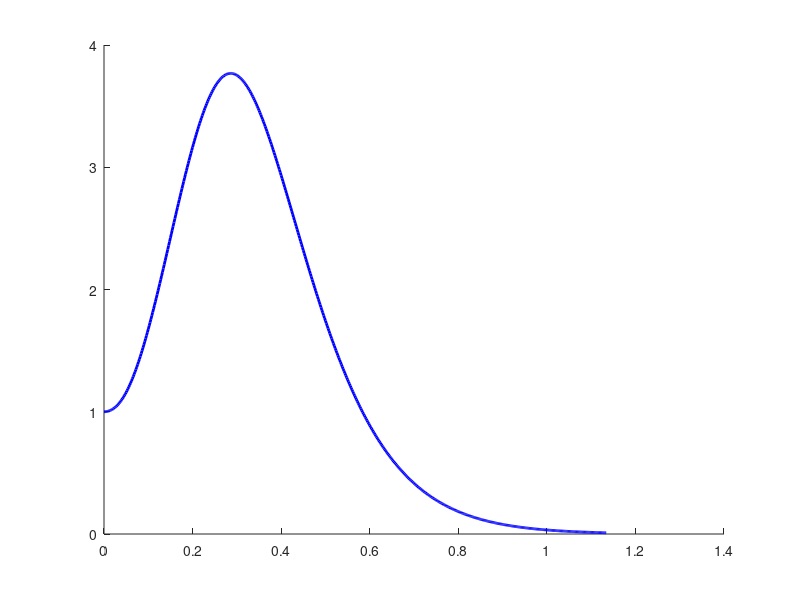

The MATLAB source for this figure: (Note: this script raises an error after producing the figure.)
clc;
close all;
clear;


% syms az bz real;
% 
% A = [0 1; -az*bz -az];
% 
% P = [bz + 1/az + 1/bz,  1/(az*bz);  1/(az*bz),  (1/az + 1/(az^2*bz))];
% 
% Q = -simplify( A'*P + P*A );
% 
% P1 = P(1,1);
% P2 = simplify( P(2,2) - P(2,1)'*(1/P(1,1))*P(1,2) );



K = 100;
D = 2*sqrt(K);
az = D;
bz = K/D;


a_tau = 10;
tau = 10;
tau2 = 1;

dt = 0.002;
t = 0;
t_end = 10;
y = 1;
y_dot = 0;
z = 0;

Time = [];
y_data = [];
dy_data = [];
z_data = [];
tau_data = [];
D_data = [];
K_data = [];

while (true)

    %% stopping criteria
    if (norm(y) < 2e-2 && norm(y_dot)<1e-2), break; end
    
    
    %% update
    z_dot = ( -az*bz*y - az*z ) / tau;
    y_dot = z / tau;
    tau_dot = a_tau * ( tau2 - tau);
    
    D = (az + tau_dot) / tau;
    K = az*bz / tau^2;
    
    
    %% logging
    Time = [Time t];
    y_data = [y_data y];
    dy_data = [dy_data y_dot];
    z_data = [z_data z];
    tau_data = [tau_data tau];
    D_data = [D_data D];
    K_data = [K_data K];
    
    
    %% integration
    t = t + dt;
    y = y + y_dot*dt;
    z = z + z_dot*dt;
    tau = tau + tau_dot*dt;
   
end

k = 1;
for j=1:length(Time)
    if (D_data(j) > 0)
        k = j;
        break;
    end
end


%% ===============================================================

P = 0.5*[bz + 1/az + 1/bz,  1/(az*bz);  1/(az*bz),  (1/az + 1/(az^2*bz))];
lambda_P = eig(P);
p_min = min(lambda_P);
p_max = max(lambda_P);
tau_max = max(tau_data);
q_min = 1/tau_max;
S0 = [y_data(1); z_data(1)];
S_bound = sqrt(p_max/p_min)*norm(S0)*exp(-q_min*Time/(2*p_max));
S_norm = zeros(size(Time));
for j=1:length(S_norm), S_norm(j) = norm([y_data(j); z_data(j)]); end

figure('Position',[472 470 565 472]);
hold on;
plot(Time, S_norm, 'LineWidth',2, 'Color','blue');
plot(Time, S_bound, 'LineWidth',2, 'Color',[1 0 1 0.8], 'LineStyle','-.');
legend({'$||x||$', '$\sqrt{\frac{p_2}{p_1}}||x_0||e^{-\frac{q_1}{p_2}t}$'}, 'interpreter','latex', 'fontsize',17, 'Position',[0.571 0.453 0.317 0.156]);
title([{'state $x=[y;z]$'}; ...
    {'Lyapunov: $V = x^T P x$, $P = -A^T(t)P - PA(t) -Q(t)$'}; ...
    {'$p_1=\lambda_{min}(P)$, $p_2=\lambda_{max}(P)$, $q_1=\lambda_{min}(Q)$'}], ...
    'interpreter','latex', 'fontsize',17);
hold off;

%% ===============================================================
%  x = [y; z]
%  s = L*x;
%  V = x'Px = x'L'Lx = s's
%  V_dot <= -x'Qx = -(Lx)'*(L^{-T}*Q*L^{-1})*(Lx) = -s'*Q2*s <= -q2_min*||s||^2 = -q2_min*V
%  Q2 = inv(P')/tau,  q2_min = 1/(p_max*tau_max)
L = chol(P, 'upper');
s_data = L*[y_data; z_data];
q_min = 1/(p_max*tau_max);
p_min = 1;
p_max = 1;
S0 = s_data(:,1);
S_bound = sqrt(p_max/p_min)*norm(S0)*exp(-q_min*Time/(2*p_max));
S_norm = zeros(size(Time));
for j=1:length(S_norm), S_norm(j) = norm(s_data(:,j)); end
figure('Position',[597 416 643 548]);
hold on;
plot(Time, S_norm, 'LineWidth',2, 'Color','blue');
plot(Time, S_bound, 'LineWidth',2, 'Color',[1 0 1 0.8], 'LineStyle','-.');
legend({'$||s||$', '$||s_0||e^{-q_{2,1}t}$'}, 'interpreter','latex', 'fontsize',17, 'Position',[0.682 0.607 0.215 0.108]);
title([{'state $s=L*[y;z]$, where $L = chol(P)$'}; ...
    {'Lyapunov: $V = x^T P x = s^Ts$, $P = -A^T(t)P - PA(t) -Q(t)$'}; ...
    {'$Q_2 = P^{-T}/\tau$, $q_{2,1}=\lambda_{min}(Q_2)$'}], ...
    'interpreter','latex', 'fontsize',17);
hold off;

%% ===============================================================


label_font = 17;

figure('Position',[378, 1, 862, 973]);
ax = subplot(5,1,1);
hold on;
plot(Time, y_data, 'LineWidth',2);
plot([Time(k) Time(k)], ylim, 'LineStyle','--', 'Color','red', 'LineWidth',2);
ylabel('$y$', 'interpreter','latex', 'fontsize',label_font); 
ax.FontSize = 15; axis tight; hold off;
ax = subplot(5,1,2);
hold on;
plot(Time, z_data, 'LineWidth',2);
plot([Time(k) Time(k)], ylim, 'LineStyle','--', 'Color','red', 'LineWidth',2);
ylabel('$z$', 'interpreter','latex', 'fontsize',label_font);
ax.FontSize = 15; axis tight; hold off;
ax = subplot(5,1,3);
hold on;
plot(Time, dy_data, 'LineWidth',2);
plot([Time(k) Time(k)], ylim, 'LineStyle','--', 'Color','red', 'LineWidth',2);
ylabel('$\dot{y}$', 'interpreter','latex', 'fontsize',label_font); 
ax.FontSize = 15; axis tight; hold off;
ax = subplot(5,1,4);
hold on;
plot(Time, D_data, 'LineWidth',2);
plot([Time(k) Time(k)], ylim, 'LineStyle','--', 'Color','red', 'LineWidth',2);
plot([Time(1) Time(end)], [0 0], 'LineStyle',':', 'Color','[0.5 0.5 0.5]', 'LineWidth',2);
ylabel('$D$', 'interpreter','latex', 'fontsize',label_font); 
ax.FontSize = 15; axis tight; hold off;
ax = subplot(5,1,5);
hold on;
plot(Time, tau_data, 'LineWidth',2);
plot([Time(k) Time(k)], ylim, 'LineStyle','--', 'Color','red', 'LineWidth',2);
ylabel('$\tau$', 'interpreter','latex', 'fontsize',label_font);
xlabel('time [$s$]', 'interpreter','latex', 'fontsize',label_font); 
ax.FontSize = 15; axis tight; hold off;

%% ===============================================================

